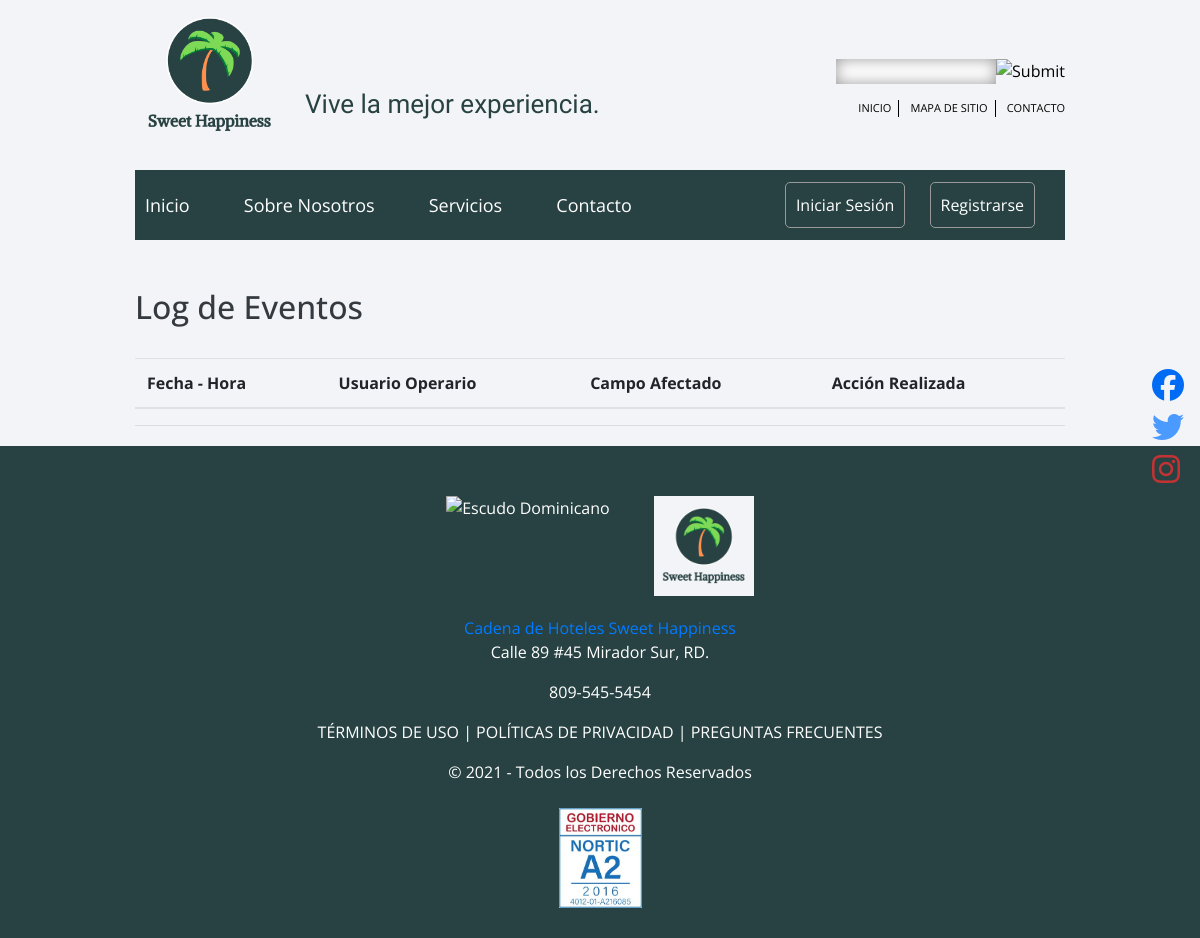
Page /log_eventos.php on the earlier database version.
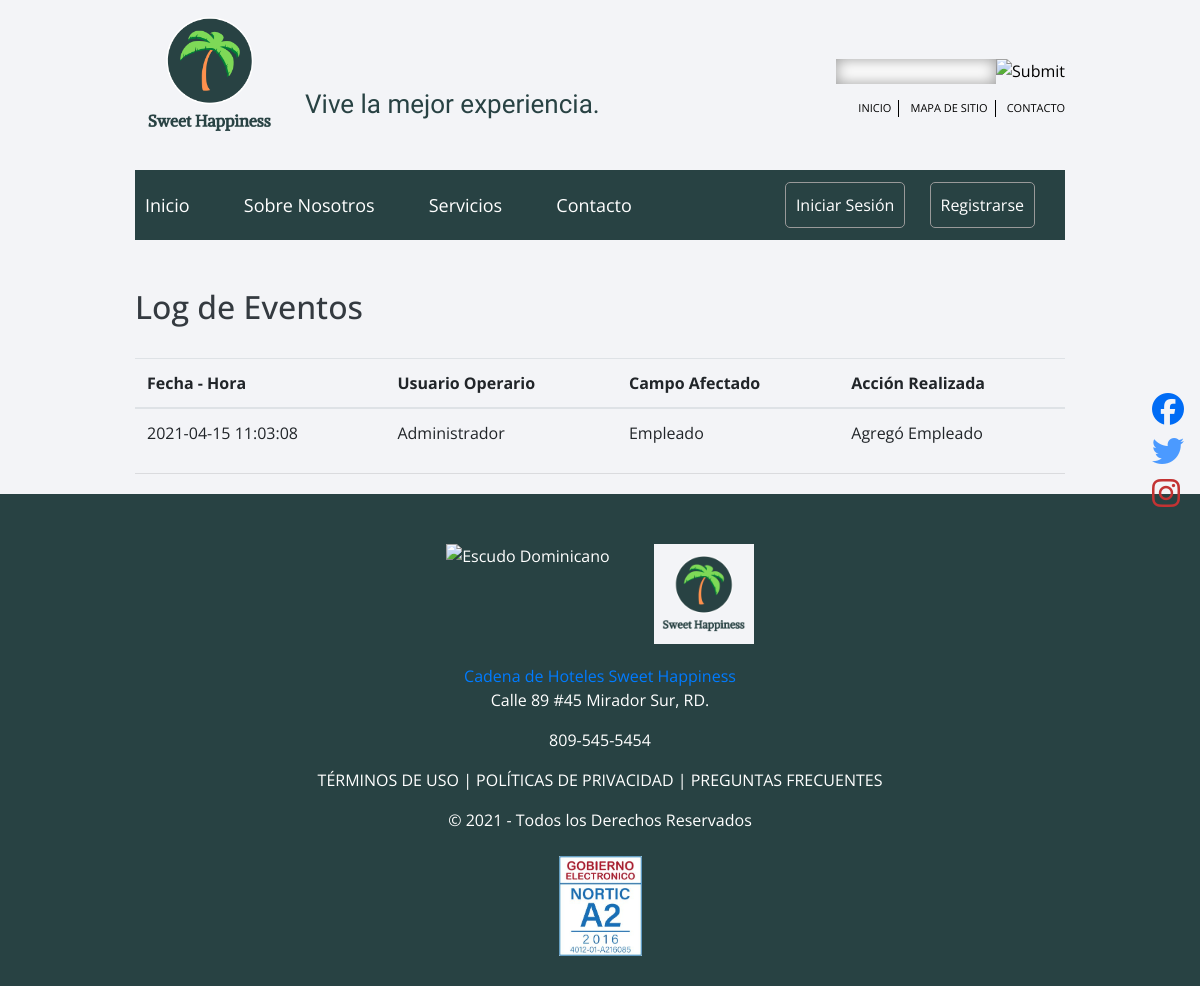
Same page on the later database version.
### tables this page shows
CREATE TABLE `log_huesped` (
  `id_logs` int(11) NOT NULL,
  `usuario_operario` varchar(30) NOT NULL,
  `usuario_afectado` varchar(30) NOT NULL,
  `accion` varchar(20) DEFAULT NULL,
  `fecha_hora` datetime DEFAULT NULL
);

### libs/conexion.php (called while the page is built, shortened)
<?php
    class conexion{
        static $instancia = null;
        function __construct(){
            $this->myCon = mysqli_connect(DB_HOST, DB_USER, DB_PASS, DB_NAME);
        }
        public static function query_array($sql){
            if(self::$instancia == null){
                self::$instancia = new conexion();
            }
            $rs = mysqli_query(self::$instancia->myCon, $sql);
            $final = [];
            while($fila = mysqli_fetch_assoc($rs)){
                $final[] = $fila;
            }
            return $final;
        }
    }

### log_eventos.php (the view, shortened to what this page needs)
<?php
include('head.php');
include('redes.php');
?>
<div style="max-width: 80%;" class="container"><br> <br>
<h2 class="text-dark">Log de Eventos</h2><br>
<table class="table table-hover">
        <thead>
            <tr>
                <th scope="col">Fecha - Hora</th>
                <th scope="col">Usuario Operario</th>
                <th scope="col">Campo Afectado</th>
                <th scope="col">Acción Realizada</th>
            </tr>
        </thead>
        <tbody>
        <?php
               $sql = "SELECT * FROM log_huesped";
               $rs = conexion::query_array($sql);
               foreach($rs as $data)
               {
                   echo "
                      <tr>
                         <td>{$data['fecha_hora']}</td>
                         <td>{$data['usuario_operario']}</td>
                         <td>{$data['usuario_afectado']}</td>
                         <td>{$data['accion']}</td>
                      </tr>
                   ";
               }
?>
        </tbody>
    </table>
   <hr>
</div>
</body>
<?php include("footer.php")?>
</html>

Differences in the rows shown:
added log_huesped: fecha_hora "2021-04-15 11:03:08", usuario_operario "Administrador", usuario_afectado "Empleado", accion "Agregó Empleado"
